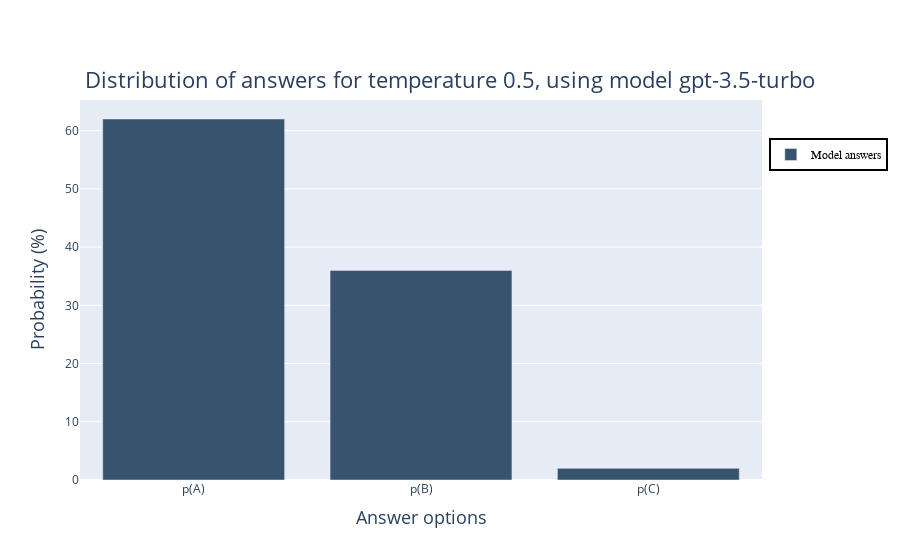

The cell this chart's notebook holds for it:
### Code cell
PT2_plot_results(df)

### Figure 1 — Plotly figure (JSON) as saved in the notebook; plotly's stock layout.template omitted (floating-point values rounded to 4 significant figures)
{"data": [{"customdata": [100, 100, 100], "hovertemplate": "Percentage: %{y:.2f}%<br>Number of observations: %{customdata}<extra></extra>", "marker": {"color": "rgb(55, 83, 109)"}, "name": "Model answers", "showlegend": true, "type": "bar", "x": ["p(A)", "p(B)", "p(C)"], "y": [62, 36, 2]}], "layout": {"legend": {"bordercolor": "black", "borderwidth": 2, "font": {"color": "black", "family": "Arial", "size": 12}, "x": 1.01, "y": 0.9}, "title": {"font": {"size": 22}, "text": "Distribution of answers for temperature 0.5, using model gpt-3.5-turbo", "x": 0.5, "y": 0.87}, "xaxis": {"title": {"font": {"size": 18}, "text": "Answer options"}}, "yaxis": {"title": {"font": {"size": 18}, "text": "Probability (%)"}}}}
